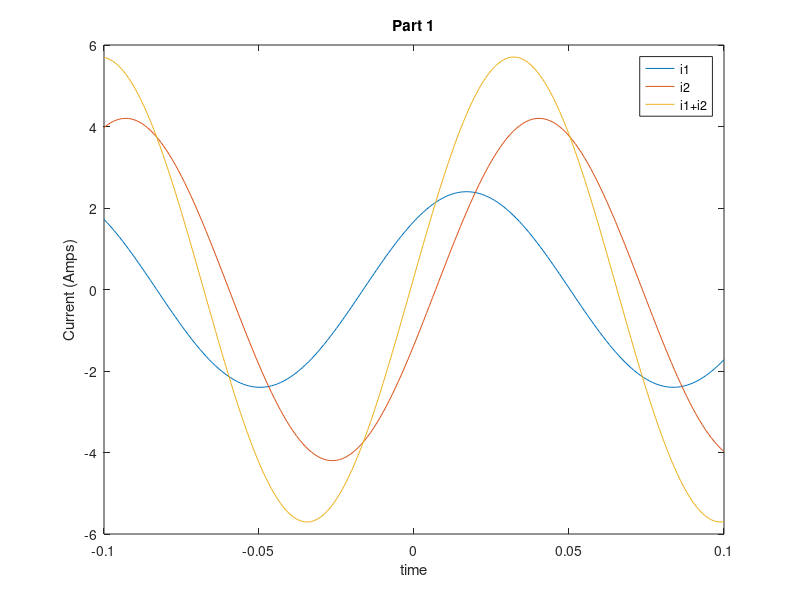

MATLAB code to generate this figure: (Note: this script raises an error after producing the figure.)
% Ian Roberts
% EE 3411
% Lab 2

clc;clear;close all;

% #1 %%%%%%%%%%%%%%%%%%%%%%%%%%%%%%%%%%%%%%%%%%%%%%%%%%%%%%%%%%%%%%%%%%%%%%
t=-.1:.001:.1;
i_1 = 2.4.*cos(15.*pi.*t-0.8)
i_2 = 4.2.*cos(15.*pi.*t-1.9)

i_3 = i_1 + i_2;

plot(t, i_1, t, i_2, t, i_3);
legend('i1','i2','i1+i2');
xlabel('time');
ylabel('Current (Amps)');
title('Part 1');

% #2 %%%%%%%%%%%%%%%%%%%%%%%%%%%%%%%%%%%%%%%%%%%%%%%%%%%%%%%%%%%%%%%%%%%%%%
t=-10:.001:10;
x = 2.*us(t+2.5)+2.*ur(t+2)-10.*us(t+1)-ur(t)-ur(t-1)+us(t-1)+0.5.*ur(t-2.5)-0.5.*ur(t-6.5)
figure(); % create new figure
plot(t,x);
title('Part 2');

% #3 %%%%%%%%%%%%%%%%%%%%%%%%%%%%%%%%%%%%%%%%%%%%%%%%%%%%%%%%%%%%%%%%%%%%%%
figure();
R = 2e3;
C = 10e-6;
for T=.01:.01:.2
    %break; % comment this line to run the for loop
    %T = .01;
    t=.6:T:1.6;
    x = t.*[us(t-.8)-us(t-1.1)];
    a = (R*C)/T;
    y = zeros(1,1+size(t,2)); % want the column value of t
    for i=2:length(t)
        y(i) = x(i) + a.*y(i-1)./(1+a);
    end;
    plot(t, y(2:end));
    title(T);
    break;
    drawnow();
    pause(.3);
end;
title('Part 3');
xlabel('time');
ylabel('Voltage (V)');

% #4 %%%%%%%%%%%%%%%%%%%%%%%%%%%%%%%%%%%%%%%%%%%%%%%%%%%%%%%%%%%%%%%%%%%%%%
T = .01;
t = .6:T:1.6;
x = t.*[us(t-.8)-us(t-1.1)];
x = [0,x];
a = R*C;
b = 1;
c = 1;
y = zeros(1, length(t)+1);
for i=2:length(y)
    y(i) = (c*T*[x(i)+x(i-1)]+(2*a-b*T)*y(i-1))/(2*a+b*T);
end;
figure();
plot(t,y(2:end));
title('Part 4');
xlabel('time');
ylabel('Voltage (V)');

% #5 %%%%%%%%%%%%%%%%%%%%%%%%%%%%%%%%%%%%%%%%%%%%%%%%%%%%%%%%%%%%%%%%%%%%%%
T = .01;
t = -.1:T:.2;
R = 2e3;
C = 10e-6;
a = (R*C)/T;

h = 1./(R*C) .* exp(-t./(R*C)) .* us(t);

figure();
plot(t,h);
hold on;

impulse = zeros(1,size(t,2));
impulse(find(t==0)) = 1./T; % find returns index where t == 0

y = zeros(1,1+size(t,2));
for i=2:length(t)
    y(i) = impulse(i) + a.*y(i-1)./(1+a);
end;
plot(t,y(2:end));
title('Part 5');

% #6 %%%%%%%%%%%%%%%%%%%%%%%%%%%%%%%%%%%%%%%%%%%%%%%%%%%%%%%%%%%%%%%%%%%%%%
T = .01;
t = 0:T:10;
a = 0.3/T^2 + 0.4/T + 0.8;
b = 0.6/T^2 + 0.4/T;
c = -(0.3/T^2);
d = 0.9 + 0.2/T;
e = -0.2/T;

x = (-3.*t+6).*(t>=1 & t<2)+(-3.*t+9).*(t>=2 & t<3)+(-3.*t+12).*(t>=3 & t<4);
x = [0,x]; % append 0 to begginning of x

y = zeros(1,length(t)+2);
y(1) = 2;
y(2) = 2 - 0.35.*T;
for i=3:length(t)
    y(i) = (b.*y(i-1) + c.*y(i-2) + d.*x(i) + e.*x(i-1)) ./ a;
end;
figure();
plot(t,x(2:end));
title('Part 6');hold on;
plot(t,y(3:end));
xlabel('time');
ylabel('Voltage (V)');
legend();